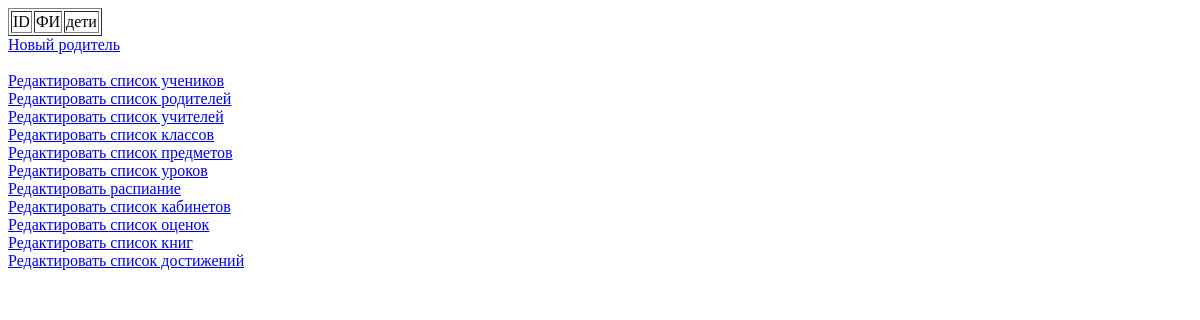
Page /admin_panel/parents (signed in) on the earlier database version.
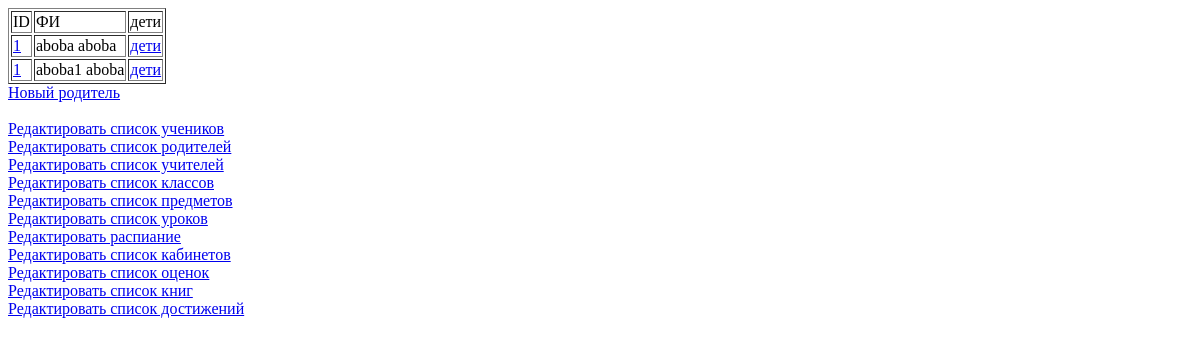
Same page on the later database version.
### app/models.py (models this page shows, shortened)
class Mother(db.Model):
    id_ = sqlalchemy.Column(sqlalchemy.Integer, primary_key=True, autoincrement=True)
    user_id = sqlalchemy.Column(sqlalchemy.Integer, sqlalchemy.ForeignKey("user.id_"))
    kids = db.relationship('Student', backref='mother', lazy='dynamic')

class User(db.Model, UserMixin):
    id_ = sqlalchemy.Column(sqlalchemy.Integer, primary_key=True, autoincrement=True)
    name = sqlalchemy.Column(sqlalchemy.String(32), nullable=False)
    surname = sqlalchemy.Column(sqlalchemy.String(32), nullable=False)
    password = sqlalchemy.Column(sqlalchemy.String(102), nullable=False)
    email = sqlalchemy.Column(sqlalchemy.String(255), unique=True)
    type = sqlalchemy.Column(sqlalchemy.Integer, nullable=False)
    students = db.relationship('Student', backref='student_user_data', lazy='dynamic')
    mothers = db.relationship('Mother', backref='mother_user_data', lazy='dynamic')
    fathers = db.relationship('Father', backref='father_user_data', lazy='dynamic')
    teachers = db.relationship('Teacher', backref='teacher_user_data', lazy='dynamic')
    admins = db.relationship('Admin', backref='admin_user_data', lazy='dynamic')
    def has_roles(self, *roles):
        if roles[0] == Role.Parent:
            if self.type == 1 or self.type == 2:
                return True
        elif int(roles[0]) == self.type:
            return True
        else:
            return False

class Father(db.Model):
    id_ = sqlalchemy.Column(sqlalchemy.Integer, primary_key=True, autoincrement=True)
    user_id = sqlalchemy.Column(sqlalchemy.Integer, sqlalchemy.ForeignKey("user.id_"))
    kids = db.relationship('Student', backref='father', lazy='dynamic')

### app/admin_panel.py (the view)
@application.route("/admin_panel/parents")
@roles_required(Role.Admin)
def admin_panel_parents():
    return render_template("admin/parents.html", mothers=parse_filter(models.Mother),
                           fathers=parse_filter(models.Father))

### app/admin_panel.py (called while the page is built)
def parse_filter(class_):
    params = list(request.args.keys())
    if len(params) and hasattr(class_, params[0]):
        field = params[0]
        data = request.args[field]
        results = class_.query.filter_by(**{field: data})  # 'class_' is database model
        return results
    else:
        return class_.query.all()

### app/authorization.py (called while the page is built)
@loginManager.user_loader
def load_user(user_id):
    return models.User.query.get(int(user_id))

### app/templates/admin/parents.html (shortened to what this page needs)
{% extends "/admin/base.html" %}
{% block main %}
    <table border="1">
        <tr>
            <td>ID</td>
            <td>ФИ</td>
            <td>дети</td>
        </tr>
        {% for mother in mothers %}
        <tr>
            <td>
                <a href="{{ url_for('admin_panel_mothers_update', id_=mother.id_) }}">{{ mother.id_ }}</a>
            </td>
            <td>{{ mother.mother_user_data.surname }} {{ mother.mother_user_data.name }}</td>
            <td>
                <a href="{{ url_for('admin_panel_students', mother_id=mother.id_) }}">дети</a>
            </td>
        </tr>
        {% endfor %}
        {% for father in fathers %}
        <tr>
            <td>
                <a href="{{ url_for('admin_panel_fathers_update', id_=father.id_) }}">{{ father.id_ }}</a>
            </td>
            <td>{{ father.father_user_data.surname }} {{ father.father_user_data.name }}</td>
            <td>
                <a href="{{ url_for('admin_panel_students', father_id=father.id_) }}">дети</a>
            </td>
        </tr>
        {% endfor %}
    </table>
    <div>
        <a href="{{ url_for('admin_panel_parents_new') }}">Новый родитель</a>
    </div>
{% endblock %}

Differences in the rows shown:
added Mother: id_ "1", mother_user_data.surname "aboba", mother_user_data.name "aboba"
added Father: id_ "1", father_user_data.surname "aboba1", father_user_data.name "aboba"
